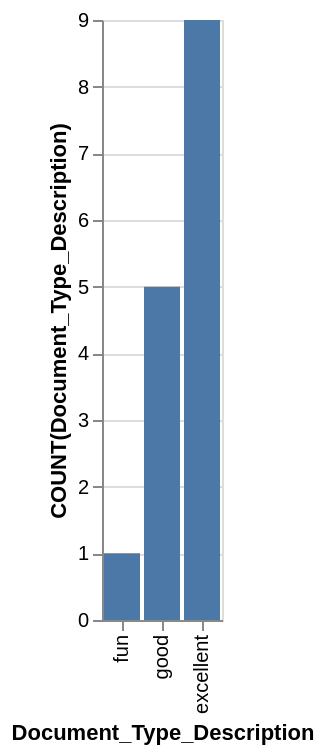

Vega-Lite specification for this chart:
### Vega-Lite specification from a JSON file in a GitHub repository (floating-point values rounded to 4 significant figures)
{"data": {"values": [{"x_data": "fun", "y_data": 1}, {"x_data": "good", "y_data": 5}, {"x_data": "excellent", "y_data": 9}]}, "mark": "bar", "encoding": {"x": {"field": "x_data", "type": "nominal", "title": "Document_Type_Description", "sort": {"op": "sum", "field": "y_data", "order": "ascending"}}, "y": {"field": "y_data", "type": "quantitative", "title": "COUNT(Document_Type_Description)"}}}
